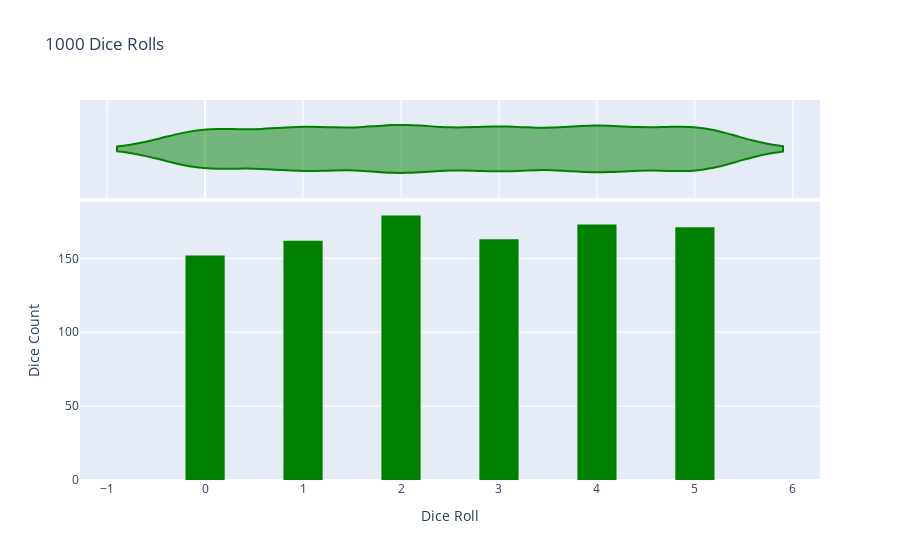

Source (notebook cell):
### Code cell
fig = px.histogram(dice_1,nbins = 11, 
                  labels = {'value' : 'Dice Roll'}, #Can also be change in the layout
                  title = '1000 Dice Rolls', 
                  marginal = 'violin', #Add violin chart on top for the distribution
                  color_discrete_sequence = ['green']) #Color
fig.update_layout(xaxis_title_text = 'Dice Roll',
                 yaxis_title_text = 'Dice Count',
                 bargap = 0.2,
                 showlegend = False)
fig

### Figure 1 — Plotly figure (JSON) as saved in the notebook; plotly's stock layout.template omitted (floating-point values rounded to 4 significant figures; data arrays with more than 128 entries replaced by an {"elided": "..."} marker saying what was removed)
{"data": [{"alignmentgroup": "True", "bingroup": "x", "hovertemplate": "variable=0<br>Dice Roll=%{x}<br>count=%{y}<extra></extra>", "legendgroup": "0", "marker": {"color": "green", "pattern": {"shape": ""}}, "name": "0", "nbinsx": 11, "offsetgroup": "0", "orientation": "v", "showlegend": true, "type": "histogram", "x": {"elided": "1000 int values"}, "xaxis": "x", "yaxis": "y"}, {"alignmentgroup": "True", "hovertemplate": "variable=0<br>Dice Roll=%{x}<extra></extra>", "legendgroup": "0", "marker": {"color": "green"}, "name": "0", "offsetgroup": "0", "scalegroup": "x", "showlegend": false, "type": "violin", "x": {"elided": "1000 int values"}, "xaxis": "x2", "yaxis": "y2"}], "layout": {"bargap": 0.2, "barmode": "relative", "legend": {"title": {"text": "variable"}, "tracegroupgap": 0}, "showlegend": false, "title": {"text": "1000 Dice Rolls"}, "xaxis": {"anchor": "y", "domain": [0, 1], "title": {"text": "Dice Roll"}}, "xaxis2": {"anchor": "y2", "domain": [0, 1], "matches": "x", "showgrid": true, "showticklabels": false}, "yaxis": {"anchor": "x", "domain": [0, 0.7326], "title": {"text": "Dice Count"}}, "yaxis2": {"anchor": "x2", "domain": [0.7426, 1], "matches": "y2", "showgrid": false, "showline": false, "showticklabels": false, "ticks": ""}}}
